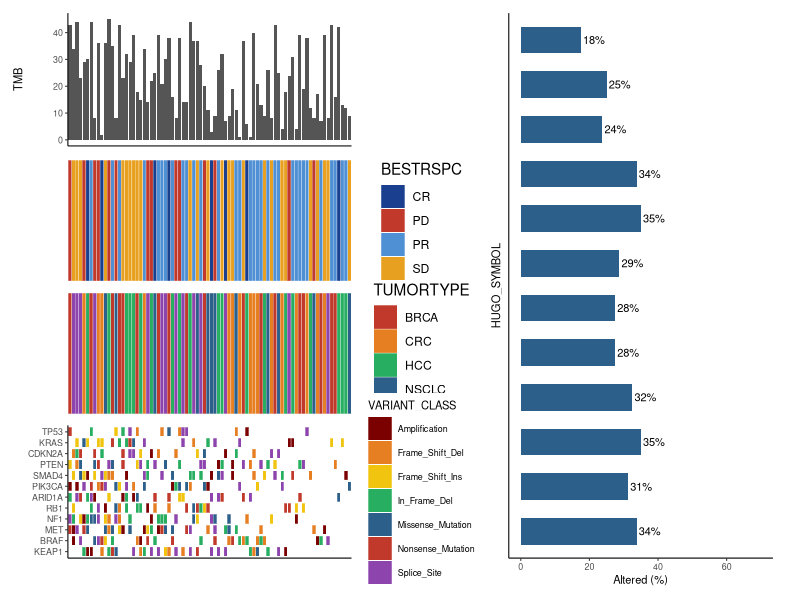

Recreate this plot in R.
library(ggplot2); library(dplyr); library(tidyr); library(patchwork)

set.seed(2)
GENES <- c("TP53","KRAS","CDKN2A","PTEN","SMAD4","PIK3CA",
           "ARID1A","RB1","NF1","MET","BRAF","KEAP1")
VC_COLORS <- c(Missense_Mutation="#2c5f8a", Nonsense_Mutation="#c0392b",
               Frame_Shift_Del="#e67e22", Frame_Shift_Ins="#f1c40f",
               Splice_Site="#8e44ad", In_Frame_Del="#27ae60",
               Amplification="#7b0000")
BOR_COLORS <- c(CR="#1a3f8f", PR="#4f8fd4", SD="#e8a020", PD="#c0392b")
TT_COLORS  <- c(NSCLC="#2c5f8a", BRCA="#c0392b", HCC="#27ae60",
                CRC="#e67e22",   PDAC="#8e44ad")

pts <- paste0("PT",sprintf("%03d",1:80))
adsl <- data.frame(
  USUBJID  = pts,
  TMB      = round(runif(80, 1, 45)),
  BESTRSPC = sample(c("CR","PR","SD","PD"), 80, TRUE, prob=c(.1,.35,.35,.2)),
  TUMORTYPE= sample(names(TT_COLORS), 80, TRUE)
)

mut_list <- lapply(pts, function(p) {
  g <- sample(GENES, sample(1:6,1))
  data.frame(USUBJID=p, HUGO_SYMBOL=g,
             VARIANT_CLASS=sample(names(VC_COLORS), length(g), TRUE))
})
mat <- do.call(rbind, mut_list) %>%
  group_by(USUBJID, HUGO_SYMBOL) %>% slice(1) %>% ungroup()

pt_order <- mat %>% count(USUBJID, sort=TRUE) %>% pull(USUBJID)
pt_order_full <- c(pt_order, setdiff(pts, pt_order))

gene_pct <- mat %>% group_by(HUGO_SYMBOL) %>%
  summarise(pct=n_distinct(USUBJID)/80*100) %>%
  mutate(HUGO_SYMBOL=factor(HUGO_SYMBOL, levels=rev(GENES)))

tmb_df <- adsl %>%
  mutate(USUBJID=factor(USUBJID, levels=pt_order_full))
mat2 <- mat %>%
  mutate(USUBJID=factor(USUBJID, levels=pt_order_full),
         HUGO_SYMBOL=factor(HUGO_SYMBOL, levels=rev(GENES)))

th <- theme_classic(base_size=8) +
  theme(axis.text.x=element_blank(), axis.ticks.x=element_blank(),
        axis.title.x=element_blank())

p_tmb <- ggplot(tmb_df, aes(USUBJID, TMB)) +
  geom_col(fill="#555555") + th + labs(y="TMB")

p_bor <- ggplot(tmb_df, aes(USUBJID, 1, fill=BESTRSPC)) +
  geom_tile(color="white") +
  scale_fill_manual(values=BOR_COLORS) + theme_void()

p_tt <- ggplot(tmb_df, aes(USUBJID, 1, fill=TUMORTYPE)) +
  geom_tile(color="white") +
  scale_fill_manual(values=TT_COLORS) + theme_void()

p_heat <- ggplot(mat2, aes(USUBJID, HUGO_SYMBOL, fill=VARIANT_CLASS)) +
  geom_tile(color="white", height=0.85, width=0.95) +
  scale_fill_manual(values=VC_COLORS, na.value="grey95") +
  theme_classic(base_size=8) + th + labs(y=NULL)

p_pct <- ggplot(gene_pct, aes(pct, HUGO_SYMBOL)) +
  geom_col(fill="#2c5f8a", width=0.6) +
  geom_text(aes(label=paste0(round(pct),"%")), hjust=-0.1, size=2.8) +
  scale_x_continuous(limits=c(0,70), name="Altered (%)") +
  theme_classic(base_size=8) +
  theme(axis.text.y=element_blank(), axis.ticks.y=element_blank())

p <- (p_tmb / p_bor / p_tt / p_heat) | p_pct +
  plot_layout(widths=c(19,1)) +
  plot_annotation(title="OncoPrint — Somatic Mutation Landscape, Top 12 Genes",
                  subtitle="n = 80 patients")

ggsave("plots/02_oncoprint.png", p, width=20, height=10, dpi=180, bg="white")
cat("02 done\n")
